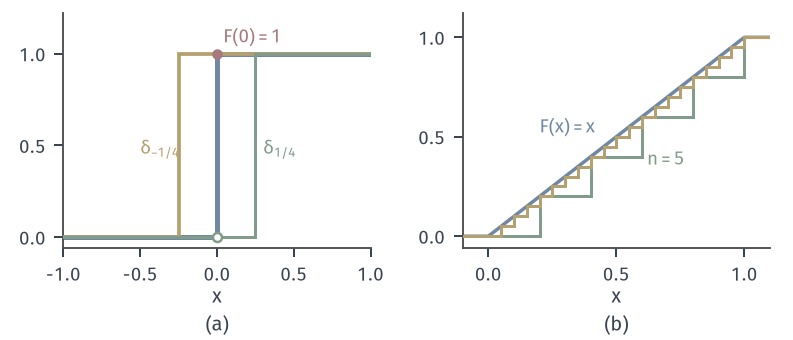

This chart was generated by the following Python code:
from pathlib import Path
import sys
HERE = Path(__file__).resolve().parent
sys.path.insert(0, str(HERE.parent/"weak-common"))
from weak_fig import *
# (a) cdfs of delta_0, delta_{1/4}, delta_{-1/4}; (b) lattice uniform cdfs floor(nx)/n for n=5,20 vs F(x)=x.
fig, axes = figure(width_mm=112, height_mm=48, ncols=2)
panel(fig, left=.08, wspace=.3, bottom=.27)
ax = axes[0]
step_cdf(ax, [0], [1], -1, 1, BLUE, lw=2.0, z=2)
step_cdf(ax, [.25], [1], -1, 1, GREEN, lw=1.2, z=4)
step_cdf(ax, [-.25], [1], -1, 1, YELLOW, lw=1.5, z=3)
dot(ax, 0, 1, RED); ax.plot([0], [0], 'o', ms=3.6, mfc='white', mec=GREEN, mew=1.0, zorder=7)
lab(ax, .3, .45, r'$\delta_{1/4}$', GREEN); lab(ax, -.24, .45, r'$\delta_{-1/4}$', YELLOW, ha='right')
lab(ax, .04, 1.06, r'$F(0)=1$', RED)
ax.set_xlim(-1, 1); ax.set_ylim(-.06, 1.22); ax.set_xticks([-1, -.5, 0, .5, 1]); ax.set_yticks([0, .5, 1])
axlab(ax, r'$x$')
ax = axes[1]
for n, c, lw in ((5, GREEN, 1.2), (20, YELLOW, 1.2)):
    step_cdf(ax, np.arange(1, n+1)/n, np.full(n, 1/n), -.1, 1.1, c, lw=lw)
ax.plot([-.1, 0, 1, 1.1], [0, 0, 1, 1], color=BLUE, lw=1.4)
lab(ax, .62, .36, r'$n=5$', GREEN); lab(ax, .2, .52, r'$F(x)=x$', BLUE)
ax.set_xlim(-.1, 1.1); ax.set_ylim(-.06, 1.12); ax.set_xticks([0, .5, 1]); ax.set_yticks([0, .5, 1])
axlab(ax, r'$x$')
tags(fig, axes)
save(fig, HERE, 'figure', {'sup_error_bound': '1/n'})
